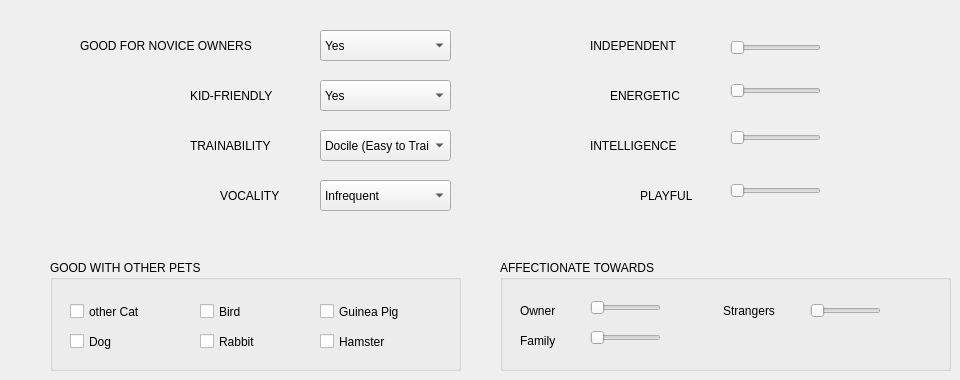
     <widget class="QWidget" name="tab_5">
      <attribute name="title">
       <string>Characteristics</string>
      </attribute>
      <widget class="QLabel" name="label_54">
       <property name="geometry">
        <rect>
         <x>80</x>
         <y>30</y>
         <width>241</width>
         <height>31</height>
        </rect>
       </property>
       <property name="text">
        <string>GOOD FOR NOVICE OWNERS</string>
       </property>
      </widget>
      <widget class="QLabel" name="label_56">
       <property name="geometry">
        <rect>
         <x>190</x>
         <y>80</y>
         <width>121</width>
         <height>31</height>
        </rect>
       </property>
       <property name="text">
        <string>KID-FRIENDLY</string>
       </property>
      </widget>
      <widget class="QGroupBox" name="other_pets_groupBox">
       <property name="geometry">
        <rect>
         <x>50</x>
         <y>260</y>
         <width>411</width>
         <height>111</height>
        </rect>
       </property>
       <property name="title">
        <string>GOOD WITH OTHER PETS</string>
       </property>
       <widget class="QCheckBox" name="cat_cat">
        <property name="geometry">
         <rect>
          <x>20</x>
          <y>40</y>
          <width>101</width>
          <height>23</height>
         </rect>
        </property>
        <property name="text">
         <string>other Cat</string>
        </property>
       </widget>
       <widget class="QCheckBox" name="cat_dog">
        <property name="geometry">
         <rect>
          <x>20</x>
          <y>70</y>
          <width>90</width>
          <height>23</height>
         </rect>
        </property>
        <property name="text">
         <string>Dog</string>
        </property>
       </widget>
       <widget class="QCheckBox" name="cat_bird">
        <property name="geometry">
         <rect>
          <x>150</x>
          <y>40</y>
          <width>90</width>
          <height>23</height>
         </rect>
        </property>
        <property name="text">
         <string>Bird</string>
        </property>
       </widget>
       <widget class="QCheckBox" name="cat_rabbit">
        <property name="geometry">
         <rect>
          <x>150</x>
          <y>70</y>
          <width>90</width>
          <height>23</height>
         </rect>
        </property>
        <property name="text">
         <string>Rabbit</string>
        </property>
       </widget>
       <widget class="QCheckBox" name="cat_guinea_pig">
        <property name="geometry">
         <rect>
          <x>270</x>
          <y>40</y>
          <width>131</width>
          <height>23</height>
         </rect>
        </property>
        <property name="text">
         <string>Guinea Pig</string>
        </property>
       </widget>
       <widget class="QCheckBox" name="cat_hamster">
        <property name="geometry">
         <rect>
          <x>270</x>
          <y>70</y>
          <width>101</width>
          <height>23</height>
         </rect>
        </property>
        <property name="text">
         <string>Hamster</string>
        </property>
       </widget>
      </widget>
      <widget class="QLabel" name="label_57">
       <property name="geometry">
        <rect>
         <x>220</x>
         <y>180</y>
         <width>91</width>
         <height>31</height>
        </rect>
       </property>
       <property name="text">
        <string>VOCALITY</string>
       </property>
      </widget>
      <widget class="QLabel" name="label_58">
       <property name="geometry">
        <rect>
         <x>610</x>
         <y>80</y>
         <width>111</width>
         <height>31</height>
        </rect>
       </property>
       <property name="text">
        <string>ENERGETIC</string>
       </property>
      </widget>
      <widget class="QLabel" name="label_59">
       <property name="geometry">
        <rect>
         <x>640</x>
         <y>180</y>
         <width>81</width>
         <height>31</height>
        </rect>
       </property>
       <property name="text">
        <string>PLAYFUL</string>
       </property>
      </widget>
      <widget class="QGroupBox" name="cat_affection_groupBox">
       <property name="geometry">
        <rect>
         <x>500</x>
         <y>260</y>
         <width>451</width>
         <height>111</height>
        </rect>
       </property>
       <property name="title">
        <string>AFFECTIONATE TOWARDS</string>
       </property>
       <widget class="QLabel" name="label_60">
        <property name="geometry">
         <rect>
          <x>20</x>
          <y>40</y>
          <width>61</width>
          <height>21</height>
         </rect>
        </property>
        <property name="text">
         <string>Owner</string>
        </property>
       </widget>
       <widget class="QLabel" name="label_61">
        <property name="geometry">
         <rect>
          <x>20</x>
          <y>70</y>
          <width>71</width>
          <height>21</height>
         </rect>
        </property>
        <property name="text">
         <string>Family</string>
        </property>
       </widget>
       <widget class="QLabel" name="label_62">
        <property name="geometry">
         <rect>
          <x>223</x>
          <y>40</y>
          <width>81</width>
          <height>21</height>
         </rect>
        </property>
        <property name="text">
         <string>Strangers</string>
        </property>
       </widget>
       <widget class="QSlider" name="cat_affection_owner_2">
        <property name="geometry">
         <rect>
          <x>90</x>
          <y>40</y>
          <width>71</width>
          <height>16</height>
         </rect>
        </property>
        <property name="minimum">
         <number>1</number>
        </property>
        <property name="maximum">
         <number>5</number>
        </property>
        <property name="orientation">
         <enum>Qt::Horizontal</enum>
        </property>
       </widget>
       <widget class="QSlider" name="cat_affection_family_2">
        <property name="geometry">
         <rect>
          <x>90</x>
          <y>70</y>
          <width>71</width>
          <height>16</height>
         </rect>
        </property>
        <property name="minimum">
         <number>1</number>
        </property>
        <property name="maximum">
         <number>5</number>
        </property>
        <property name="orientation">
         <enum>Qt::Horizontal</enum>
        </property>
       </widget>
       <widget class="QSlider" name="cat_affection_stranger_2">
        <property name="geometry">
         <rect>
          <x>310</x>
          <y>40</y>
          <width>71</width>
          <height>21</height>
         </rect>
        </property>
        <property name="minimum">
         <number>1</number>
        </property>
        <property name="maximum">
         <number>5</number>
        </property>
        <property name="orientation">
         <enum>Qt::Horizontal</enum>
        </property>
       </widget>
       <widget class="QLabel" name="cat_affection_owner">
        <property name="geometry">
         <rect>
          <x>170</x>
          <y>40</y>
          <width>31</width>
          <height>17</height>
         </rect>
        </property>
        <property name="text">
         <string/>
        </property>
       </widget>
       <widget class="QLabel" name="cat_affection_family">
        <property name="geometry">
         <rect>
          <x>170</x>
          <y>70</y>
          <width>31</width>
          <height>17</height>
         </rect>
        </property>
        <property name="text">
         <string/>
        </property>
       </widget>
       <widget class="QLabel" name="cat_affection_stranger">
        <property name="geometry">
         <rect>
          <x>390</x>
          <y>40</y>
          <width>31</width>
          <height>17</height>
         </rect>
        </property>
        <property name="text">
         <string/>
        </property>
       </widget>
      </widget>
      <widget class="QLabel" name="label_63">
       <property name="geometry">
        <rect>
         <x>190</x>
         <y>130</y>
         <width>121</width>
         <height>31</height>
        </rect>
       </property>
       <property name="text">
        <string>TRAINABILITY</string>
       </property>
      </widget>
      <widget class="QLabel" name="label_64">
       <property name="geometry">
        <rect>
         <x>590</x>
         <y>130</y>
         <width>121</width>
         <height>31</height>
        </rect>
       </property>
       <property name="text">
        <string>INTELLIGENCE</string>
       </property>
      </widget>
      <widget class="QComboBox" name="cat_novice_owners">
       <property name="geometry">
        <rect>
         <x>320</x>
         <y>30</y>
         <width>131</width>
         <height>31</height>
        </rect>
       </property>
       <item>
        <property name="text">
         <string>Yes</string>
        </property>
       </item>
       <item>
        <property name="text">
         <string>No</string>
        </property>
       </item>
      </widget>
      <widget class="QComboBox" name="cat_kid_friendly">
       <property name="geometry">
        <rect>
         <x>320</x>
         <y>80</y>
         <width>131</width>
         <height>31</height>
        </rect>
       </property>
       <item>
        <property name="text">
         <string>Yes</string>
        </property>
       </item>
       <item>
        <property name="text">
         <string>No</string>
        </property>
       </item>
      </widget>
      <widget class="QComboBox" name="cat_vocality">
       <property name="geometry">
        <rect>
         <x>320</x>
         <y>180</y>
         <width>131</width>
         <height>31</height>
        </rect>
       </property>
       <item>
        <property name="text">
         <string>Infrequent</string>
        </property>
       </item>
       <item>
        <property name="text">
         <string>Only when necessary</string>
        </property>
       </item>
       <item>
        <property name="text">
         <string>Frequent</string>
        </property>
       </item>
       <item>
        <property name="text">
         <string>Likes to be Vocal</string>
        </property>
       </item>
       <item>
        <property name="text">
         <string>Extremely Vocal</string>
        </property>
       </item>
      </widget>
      <widget class="QComboBox" name="cat_trainability">
       <property name="geometry">
        <rect>
         <x>320</x>
         <y>130</y>
         <width>131</width>
         <height>31</height>
        </rect>
       </property>
       <item>
        <property name="text">
         <string>Docile (Easy to Train)</string>
        </property>
       </item>
       <item>
        <property name="text">
         <string>Agreeable</string>
        </property>
       </item>
       <item>
        <property name="text">
         <string>Independent</string>
        </property>
       </item>
       <item>
        <property name="text">
         <string>Easy to Please</string>
        </property>
       </item>
       <item>
        <property name="text">
         <string>Stubborn</string>
        </property>
       </item>
       <item>
        <property name="text">
         <string>Trained</string>
        </property>
       </item>
      </widget>
      <widget class="QSlider" name="cat_independent_2">
       <property name="geometry">
        <rect>
         <x>730</x>
         <y>40</y>
         <width>91</width>
         <height>16</height>
        </rect>
       </property>
       <property name="minimum">
        <number>1</number>
       </property>
       <property name="maximum">
        <number>5</number>
       </property>
       <property name="orientation">
        <enum>Qt::Horizontal</enum>
       </property>
      </widget>
      <widget class="QLabel" name="label_75">
       <property name="geometry">
        <rect>
         <x>590</x>
         <y>30</y>
         <width>131</width>
         <height>31</height>
        </rect>
       </property>
       <property name="text">
        <string>INDEPENDENT</string>
       </property>
      </widget>
      <widget class="QSlider" name="cat_playful_2">
       <property name="geometry">
        <rect>
         <x>730</x>
         <y>180</y>
         <width>91</width>
         <height>21</height>
        </rect>
       </property>
       <property name="minimum">
        <number>1</number>
       </property>
       <property name="maximum">
        <number>5</number>
       </property>
       <property name="orientation">
        <enum>Qt::Horizontal</enum>
       </property>
      </widget>
      <widget class="QSlider" name="cat_energetic_2">
       <property name="geometry">
        <rect>
         <x>730</x>
         <y>80</y>
         <width>91</width>
         <height>21</height>
        </rect>
       </property>
       <property name="minimum">
        <number>1</number>
       </property>
       <property name="maximum">
        <number>5</number>
       </property>
       <property name="orientation">
        <enum>Qt::Horizontal</enum>
       </property>
      </widget>
      <widget class="QSlider" name="cat_intelligence_2">
       <property name="geometry">
        <rect>
         <x>730</x>
         <y>130</y>
         <width>91</width>
         <height>16</height>
        </rect>
       </property>
       <property name="minimum">
        <number>1</number>
       </property>
       <property name="maximum">
        <number>5</number>
       </property>
       <property name="orientation">
        <enum>Qt::Horizontal</enum>
       </property>
      </widget>
      <widget class="QLabel" name="cat_independent">
       <property name="geometry">
        <rect>
         <x>830</x>
         <y>40</y>
         <width>31</width>
         <height>21</height>
        </rect>
       </property>
       <property name="text">
        <string/>
       </property>
      </widget>
      <widget class="QLabel" name="cat_playful">
       <property name="geometry">
        <rect>
         <x>840</x>
         <y>180</y>
         <width>31</width>
         <height>21</height>
        </rect>
       </property>
       <property name="text">
        <string/>
       </property>
      </widget>
      <widget class="QLabel" name="cat_energetic">
       <property name="geometry">
        <rect>
         <x>830</x>
         <y>80</y>
         <width>31</width>
         <height>21</height>
        </rect>
       </property>
       <property name="text">
        <string/>
       </property>
      </widget>
      <widget class="QLabel" name="cat_intelligence">
       <property name="geometry">
        <rect>
         <x>840</x>
         <y>130</y>
         <width>31</width>
         <height>21</height>
        </rect>
       </property>
       <property name="text">
        <string/>
       </property>
      </widget>
     </widget>
